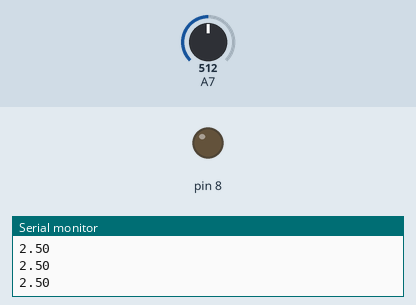
This sketch was run on a simulated Arduino Nano, built with avr-gcc and run on an emulated ATmega328P. Shown: output pins drawn as LEDs (lit = HIGH), the last lines printed to the serial monitor. The inputs (shaded band) are chosen by the test bench; at power-on: A7 = 512.

Above: at 1.2 s.
1.3 s: A7 set to 23
2.8 s: A7 set to 18
At 3.7 s:
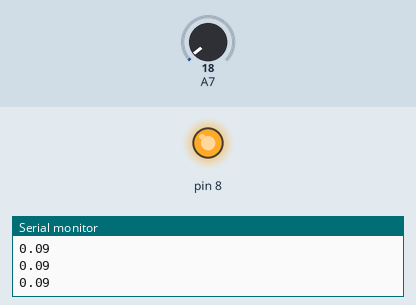
4.4 s: A7 set to 909
5.9 s: A7 set to 938
At 6.5 s:
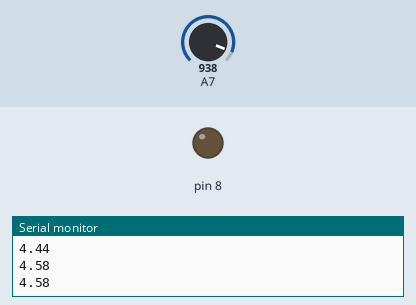
7.6 s: A7 set to 0
At 9.0 s:
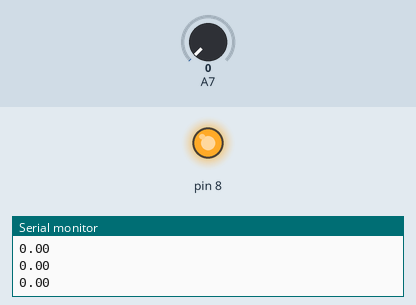
Timing chart, 0 to 10.2 s (numbered marks = the images above; inputs shaded):
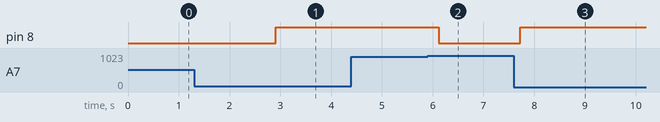

The sketch:

poit_skuskove.ino
```cpp
float value = 5;
int setting = 0;
void setup()
{
  pinMode(8, OUTPUT);
  Serial.begin(9600);
}

void loop(){
  float n1 = (float)analogRead(A7)*5/1023;

  if(n1 > 4.5){
    setting = 0;
  }else if(n1 < 0.1 ){
    setting = 1;
  }

  delay(100);
  if(setting){
    digitalWrite(8, HIGH);
  }else{
    digitalWrite(8, LOW);
  }
  delay(100);
  Serial.println(n1);
}
```

Measured:
- the behaviour switches between 21 and 20 on A7 (found by bisection; images 0 and 1)
- the behaviour switches between 920 and 921 on A7 (found by bisection; images 1 and 2)
- after the input at 2.8 s, pin 8: LOW → HIGH after 0.11 s
- after the input at 5.9 s, pin 8: HIGH → LOW after 0.22 s
- after the input at 7.6 s, pin 8: LOW → HIGH after 0.12 s
